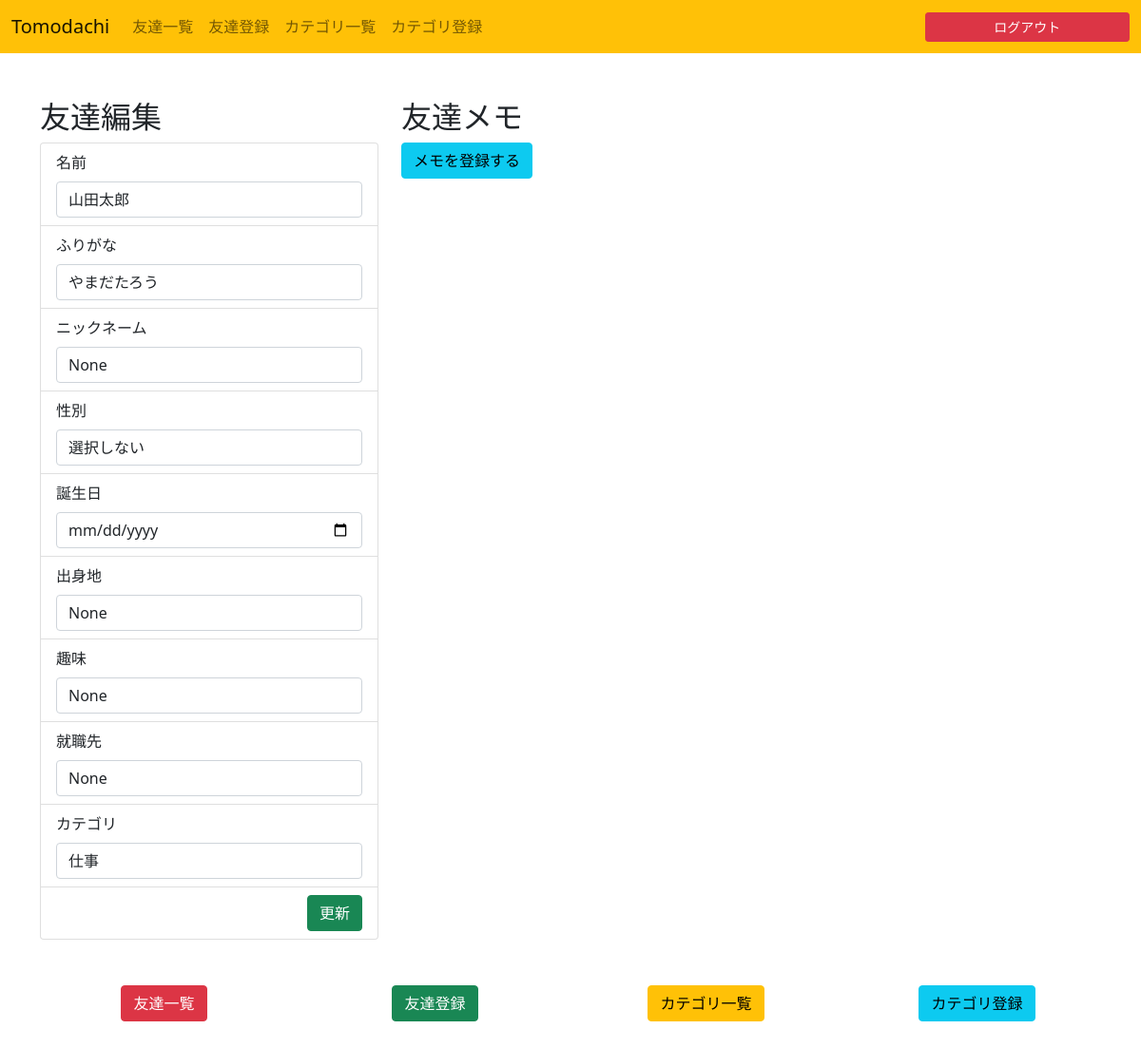
/1/ (signed in), run on an earlier commit of the app's database.
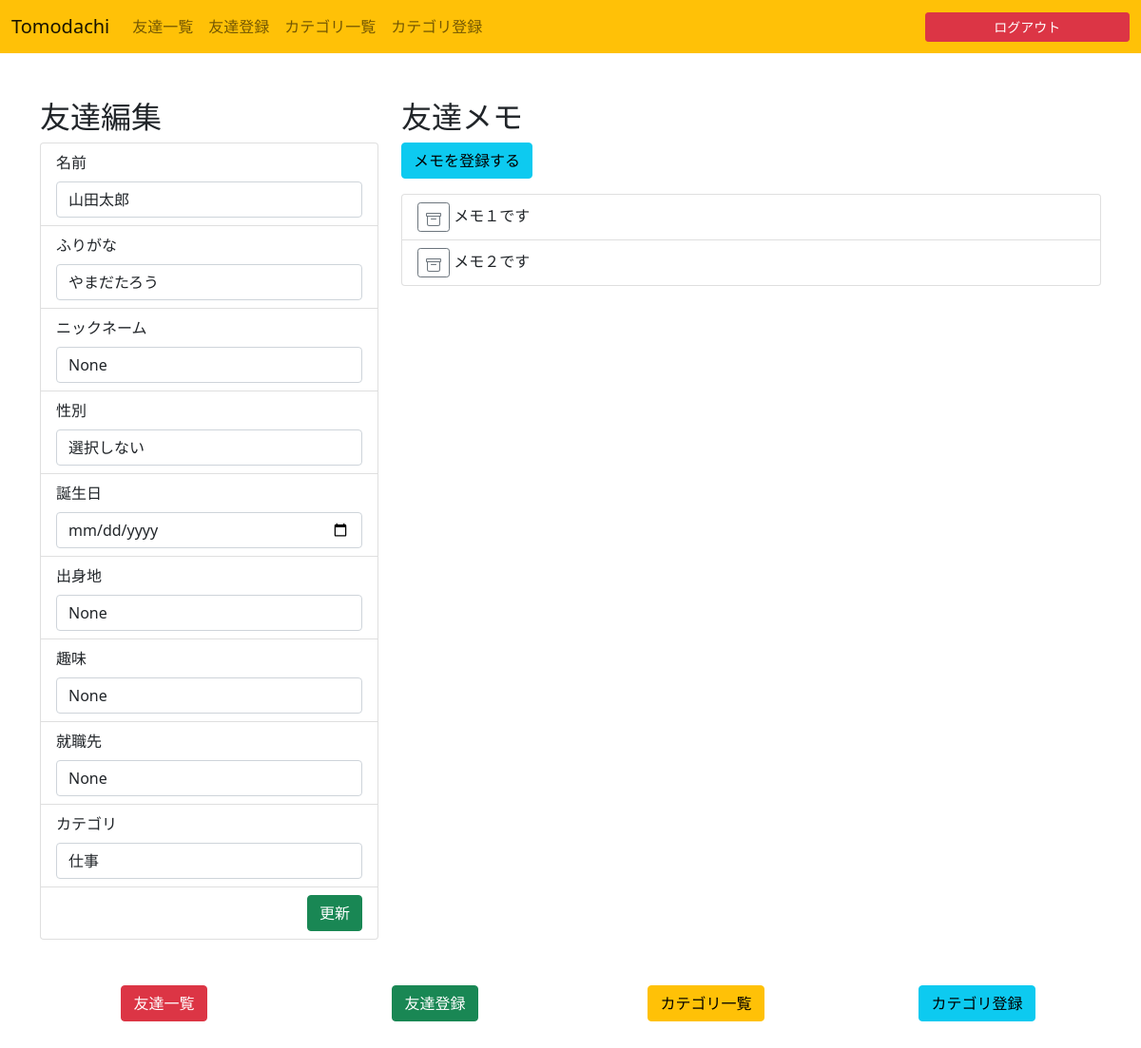
And on a later commit of the database.
### friendslist/models.py (models this page shows)
class Memo(models.Model):
    text = models.CharField(default="", max_length=100)
    created_at = models.DateTimeField(auto_now_add=True)
    updated_at = models.DateTimeField(auto_now=True)
    friend = models.ForeignKey(Friend, on_delete=models.CASCADE)

### friendslist/views.py (the view)
# urls.py: path('<slug:pk>/', views.friend, name="friend"),
@login_required
def friend(request, pk):
    if request.method == 'POST':
        friend = Friend.objects.get(pk=pk)
        form = FriendForm(request.POST, instance=friend)
        if form.is_valid():
            friend.save()
    user = request.user
    categories = Category.objects.filter(user=user)
    friend = Friend.objects.get(pk=pk)
    if friend.birthday is not None:
        friend_birthday = "{0:%Y-%m-%d}".format(friend.birthday)
    else:
        friend_birthday = friend.birthday
    memos = Memo.objects.filter(friend=friend)
    context = {
        'categories': categories,
        'friend': friend,
        'friend_birthday': friend_birthday,
        'memos': memos,
    }
    return render(request, 'friendslist/friend.html', context)

### templates/friendslist/friend.html (shortened to what this page needs)
{% extends 'friendslist/base.html' %}
{% block content %}
<main class="container mb-5">
    <form class="row" method="POST">
        <div class="col col-md-4">
            <h2>友達編集</h2>
            <ul class="list-group">
                <li class="list-group-item">
                    <label class="form-label">名前</label>
                    <input type="text" class="form-control" id="id_name" name="name" value="{{ friend.name }}">
                </li>
                <li class="list-group-item">
                    <label class="form-label">ふりがな</label>
                    <input type="text" class="form-control" id="id_furigana" name="furigana" value="{{ friend.furigana }}">
                </li>
                <li class="list-group-item">
                    <label class="form-label">ニックネーム</label>
                    <input type="text" class="form-control" id="id_nickname" name="nickname" value="{{ friend.nickname }}">
                </li>
                <li class="list-group-item">
                    <label class="form-label">性別</label>
                    <select class="form-control" id="id_sex" name="sex">
                        <option value="0" {% if friend.sex == 0 %}selected{% endif %}>選択しない</option>
                    </select>
                </li>
                <li class="list-group-item">
                    <label class="form-label">誕生日</label>
                    <input type="date" class="form-control" id="id_birthday" name="birthday" value="{{ friend_birthday }}">
                </li>
                <li class="list-group-item">
                    <label class="form-label">出身地</label>
                    <input type="text" class="form-control" id="id_birthplace" name="birthplace" value="{{ friend.birthplace }}">
                </li>
                <li class="list-group-item">
                    <label class="form-label">趣味</label>
                    <input type="text" class="form-control" id="id_hobby" name="hobby" value="{{ friend.hobby }}">
                </li>
                <li class="list-group-item">
                    <label class="form-label">就職先</label>
                    <input type="text" class="form-control" id="id_company" name="company" value="{{ friend.company }}">
                </li>
                <li class="list-group-item">
                    <label class="form-label">カテゴリ</label>
                    <select class="form-control" id="id_category" name="category">
                        {% for category in categories %}
                        <option value="{{ category.pk }}" {% if category.pk == friend.category.pk %}selected{% endif %}>{{ category.name }}</option>
                        {% endfor %}
                    </select>
                </li>
                <li class="list-group-item">
                    <button type="submit" class="btn btn-success float-end">更新</button>
                </li>
            </ul>
        </div>
        <div class="column col-md-8">
            <h2>友達メモ</h2>
            <a class="btn btn-info mb-3" href="{% url 'memo_create' friend.pk %}" role="button">メモを登録する</a>
            <ul class="list-group">
                {% for memo in memos %}
                <li class="list-group-item">
                    <a href="{% url 'memo_delete' friend.pk memo.pk %}" class="btn btn-outline-secondary btn-sm">
                    </a>
                    {{ memo.text }}
                </li>
                {% endfor %}
            </ul>
        </div>
    </form>
</main>
{% endblock %}

What changed in the data, as far as the page shows it:
added Memo: text "メモ１です"
added Memo: text "メモ２です"
